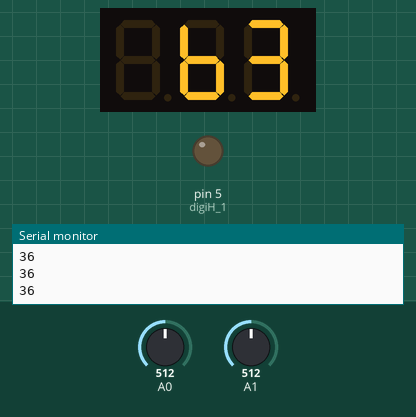
Recording of a sketch running on a simulated Arduino Uno, built with avr-gcc and run on an emulated ATmega328P. Shown: 3-digit seven-segment display, output pins drawn as LEDs (lit = HIGH), the last lines printed to the serial monitor. Wiring (inferred from the names in the program): BCD to 7-segment decoder: data pin 18, pin 19, pin 2, pin 3; 3-digit 7-segment display, segments lit when HIGH: segments Q0, Q1, Q2, Q3, Q4, Q5, Q6; digit selects pin 4, pin 6, pin 7. The inputs (shaded band) are chosen by the test bench; at power-on: A1 = 512, A0 = 512. The segment pins are drawn as the display they are named for; pins used as bus, display or sensor lines are not drawn.

Above: at 1.2 s.
1.3 s: A1 set to 306
At 2.68 s:
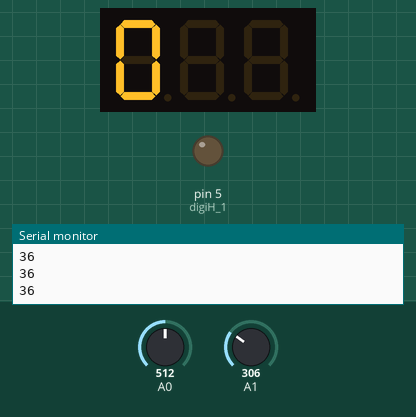
3.9 s: A0 set to 9
At 4.4 s:
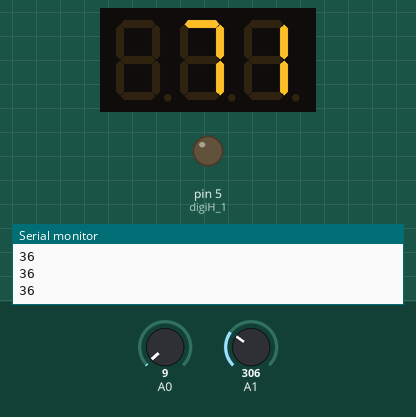
7.1 s: A1 set to 8
At 9.9 s:
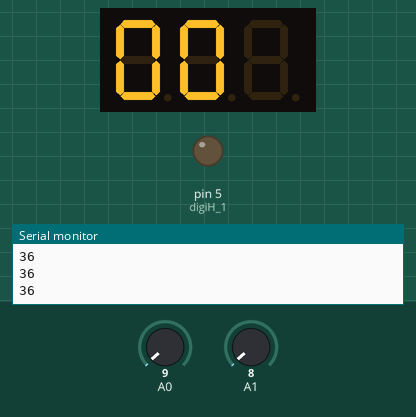
10.9 s: A1 set to 5
At 13.6 s:
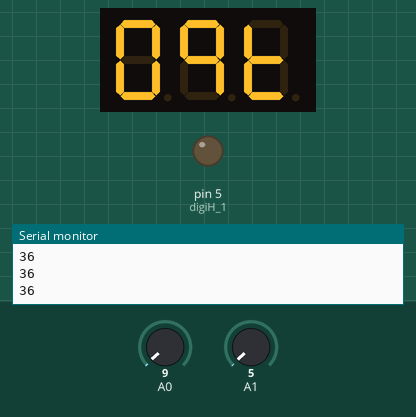
17.3 s: A0 set to 26
20.2 s: A0 set to 33
At 21.12 s:
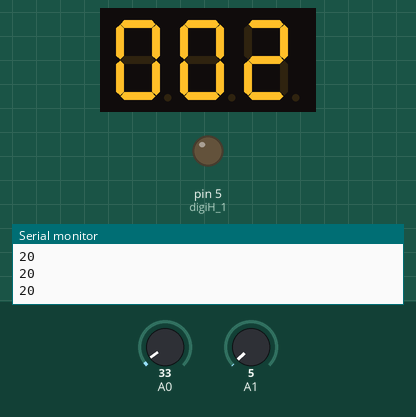
Timing chart, 0 to 22.7 s (numbered marks = the images above; inputs shaded):
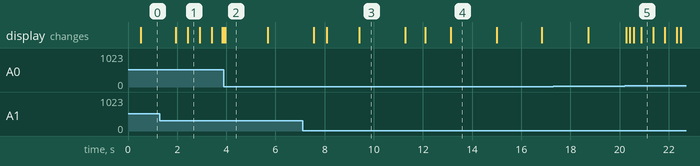

Measured:
- the behaviour switches between 7 and 6 on A1 (found by bisection; images 3 and 4)
- the behaviour switches between 29 and 30 on A0 (found by bisection; images 4 and 5)
- after the input at 1.3 s, the display: first differs from a run without the input after 1.1 s (image 1)
- after the input at 7.1 s, the display: first differs from a run without the input after 0.98 s (image 3 shows a later state)
- after the input at 10.9 s, the display: first differs from a run without the input after 1.2 s (image 4 shows a later state)
- after the input at 20.2 s, the display: first changes after 0.06 s (image 5 shows a later state)
- what the display in image 1 shows lasts 0.5 s, from 2.4 s to 2.9 s

The sketch:

proofer_v1.ino
```cpp
#include "Temperature.h"
#include "Time.h"
#include "Control.h"

//PIN setup
int digiT_1 = 7;  //first digit temperature
int digiT_0 = 6;  //second digit temperature
int digiH_1 = 5;  //first digit hour
int digiH_0 = 4;  //secont digit hour

int A = 18; //bcd
int B = 19; //bcd
int C = 2; //bcd
int D = 3; //bcd

int relais_Pin = 16; //relais pin to switch the lamps

int blink_Temp = 1;
bool blink_Temp_ON = false;

int blink_Hour = 1;

int blink_Count_Temp = 0;
int blink_Count_Hour = 0;

int interval = 3; //display ON time in ms

int current_Temp, target_Temp;
byte temp_bcd, hours_bcd;

// the setup routine runs once when you press reset:
void setup() {

  // initialize the digital pin as an output.
  pinMode(digiT_1, OUTPUT);
  pinMode(digiT_0, OUTPUT);
  pinMode(digiH_1, OUTPUT);
  pinMode(digiH_0, OUTPUT);
  pinMode(A, OUTPUT);
  pinMode(B, OUTPUT);
  pinMode(C, OUTPUT);
  pinMode(D, OUTPUT);

  //get current temperature
  current_Temp = get_Temp();

  Serial.begin(9600);
}

// the loop routine runs over and over again forever:
void loop() {


  //get current temperature
  current_Temp = get_Temp();

  target_Temp = perform_Control();

  if(0 == target_Temp){

    //display actual temperature
    temp_bcd = decToBcd(current_Temp);
    //stop blink
    blink_Temp_ON = false;
    //switch OFF heating
    digitalWrite(relais_Pin, LOW);
  }
  else{
    //set real target temperature
    target_Temp += TEMPERATURE_MIN;

    Serial.println(target_Temp);

    temp_bcd = decToBcd(target_Temp);

    if(current_Temp < target_Temp){
      //blink_Temp_ON temp higher than current >> blink and switch ON heating
      blink_Temp_ON = true;
      digitalWrite(relais_Pin, HIGH);

    }
    else if(current_Temp > target_Temp){
      //reached target temp >> switch OFF heating, stop blink
      blink_Temp_ON = false;
      digitalWrite(relais_Pin, LOW);

    }
  }


  hours_bcd = decToBcd(get_Elapsed_Time());

  //switch off
  digitalWrite(digiH_0, LOW);
  //write bcd for temperature digit 1
  digitalWrite(D,bitRead(temp_bcd, 7) || blink_Temp);
  digitalWrite(C,bitRead(temp_bcd, 6) || blink_Temp);
  digitalWrite(B,bitRead(temp_bcd, 5) || blink_Temp);
  digitalWrite(A,bitRead(temp_bcd, 4) || blink_Temp);
  //switch on
  digitalWrite(digiT_1, HIGH);
  delay(interval);
  //switch off
  digitalWrite(digiT_1, LOW);

  //write bcd for temperature digit 0
  digitalWrite(D,bitRead(temp_bcd, 3) || blink_Temp);
  digitalWrite(C,bitRead(temp_bcd, 2) || blink_Temp);
  digitalWrite(B,bitRead(temp_bcd, 1) || blink_Temp);
  digitalWrite(A,bitRead(temp_bcd, 0) || blink_Temp);
  //switch on
  digitalWrite(digiT_0, HIGH);
  delay(interval);
  //swotch off
  digitalWrite(digiT_0, LOW);

  //write bcd for hour digit 1
  digitalWrite(D,bitRead(hours_bcd, 7) || blink_Hour);
  digitalWrite(C,bitRead(hours_bcd, 6) || blink_Hour);
  digitalWrite(B,bitRead(hours_bcd, 5) || blink_Hour);
  digitalWrite(A,bitRead(hours_bcd, 4) || blink_Hour);
  //switch on, only if hours greater 10 (leading zero not displayed)
  if(10 <= hours_bcd){
    digitalWrite(digiH_1, HIGH);
    delay(interval);
    //switch off
    digitalWrite(digiH_1, LOW);
  }

  //write bcd for hour digit 0
  digitalWrite(D,bitRead(hours_bcd, 3) || blink_Hour);
  digitalWrite(C,bitRead(hours_bcd, 2) || blink_Hour);
  digitalWrite(B,bitRead(hours_bcd, 1) || blink_Hour);
  digitalWrite(A,bitRead(hours_bcd, 0) || blink_Hour);
  //switch on
  digitalWrite(digiH_0, HIGH);
  delay(interval);

  //blink for temperature
  if(50 > blink_Count_Temp){
    blink_Count_Temp += 1;
  }
  else{
    blink_Count_Temp = 0;
    if(blink_Temp_ON){
     blink_Temp = !blink_Temp;
    }
    else{
      blink_Temp = 0;
    }
  }

  //blink for hour
  if(200 > blink_Count_Hour){
    blink_Count_Hour += 1;
  }
  else{
    blink_Count_Hour = 0;
    //check if timer delivers hours; if not blink is ON
    if(get_IsMinute()){
     blink_Hour = !blink_Hour;
    }
    else{
      blink_Hour = 0;
    }
  }
}

byte decToBcd(byte val)
{
  return (((val/10)*16)  + (val%10) );
}
```

Control.h
```cpp
int target = 0;

int perform_Control(){

  target = analogRead(0);


  //Serial.println(target / 30);

  return target / 30;

}
```

Temperature.h
```cpp
int temp = 99;
unsigned long INTERVAL_TEMP = 2000;
unsigned long INTERVAL_TEMP_LAST = 0;

int TEMPERATURE_MIN = 19;


// resistor value of voltage divider in ohm
float resistorfixed = 2210;
float rtd_factor = 7.5; //change in ohm per °C as an average
// From the data sheet the value of the resistance of the sensor @ 25 degrees is 1000 +/- 10 ohmsStart with calculating the measured resistance.
float R25 = 1000;


int read_Temp() {

  float adc_temp = analogRead(1);

  float Rkty = (resistorfixed * adc_temp)/(1023 - adc_temp);
  //Serial.println(Rkty);

  //linear calculation, for this case mor accurat, we have small temperature range ***********/
  float temp_lin = 25 + ((Rkty - R25) / rtd_factor);

  //interpolation calculation ****************************************************************/
  //NOT USED, FOR THE MOMENT
  //we are also given alpha and beta
  float alpha = 7.9/1000 ;
  float beta = 1.676/10000 ;

  //Now we need to calculate the temperature factor (KayTee)
  float KayTee = Rkty/R25 ;

  //We now have all the information to calculate the actual temperature (AcT)
  float AcT = 25 + ((sqrt((alpha*alpha)-(4*beta)+(4*beta*KayTee)) - alpha)/(2*beta)) ;

  /*******************************************************************************************/

  //Serial.println(temp_lin);

  return round(temp_lin);
}

int get_Temp(){

  if(millis() - INTERVAL_TEMP_LAST > INTERVAL_TEMP){

    temp = read_Temp();
    INTERVAL_TEMP_LAST = millis();
  }

  return temp;
}
```

Time.h
```cpp
int elapsed_Minutes = 0;
bool isMinute = true;
unsigned long INTERVAL_HOUR = 60000;
unsigned long INTERVAL_HOUR_LAST = 0;

int get_Elapsed_Time(){

  if(millis() - INTERVAL_HOUR_LAST > INTERVAL_HOUR){

    INTERVAL_HOUR_LAST = millis();
    elapsed_Minutes += 1;

    if(60 <= elapsed_Minutes){
      isMinute = false;
    }
  }

  if(isMinute){
    return elapsed_Minutes;
  }
  else{
    return elapsed_Minutes / 60;
  }
}

bool get_IsMinute(){

  return isMinute;
}
```
